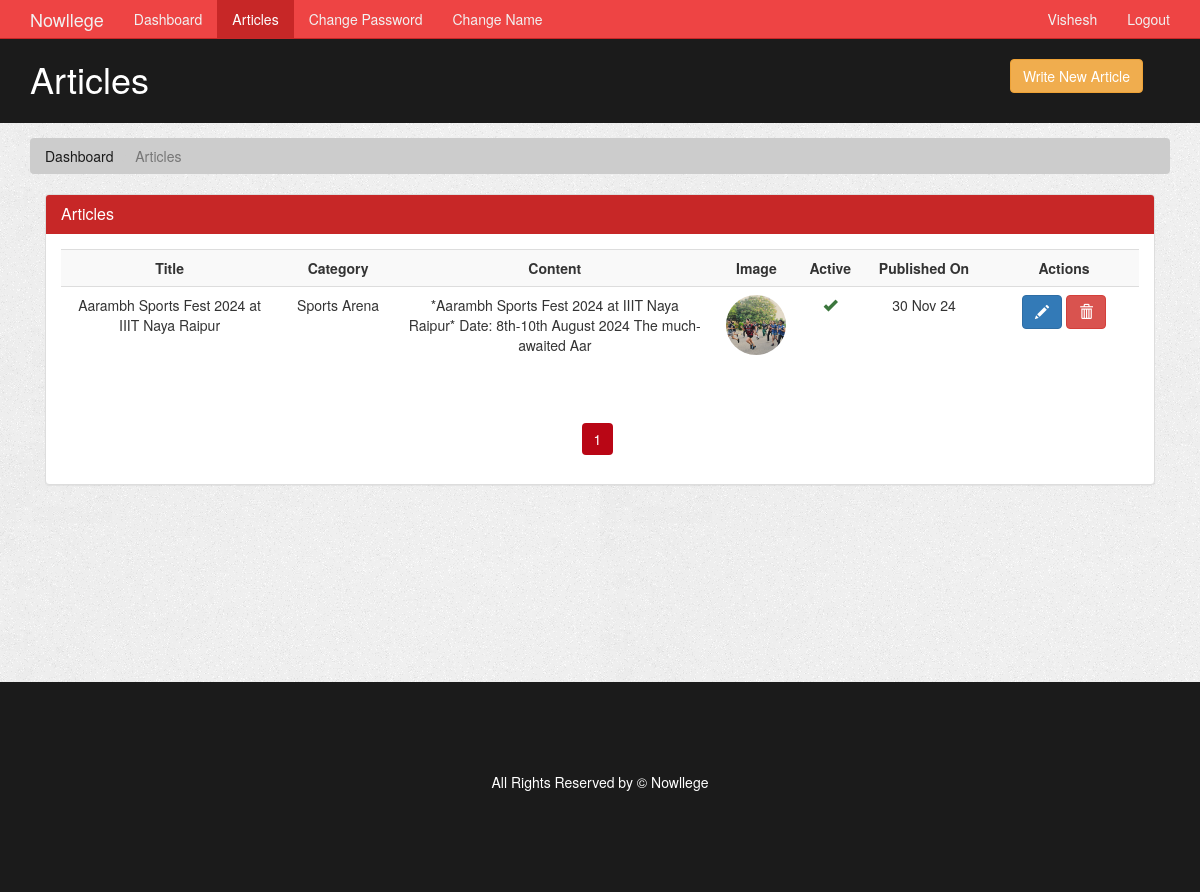
The page /author/articles.php (signed in) on the database its author committed.
### tables this page shows
CREATE TABLE `article` (
  `article_id` int(11) NOT NULL,
  `category_id` int(11) NOT NULL,
  `author_id` int(11) NOT NULL,
  `article_title` varchar(250) NOT NULL,
  `article_image` varchar(200) NOT NULL,
  `article_description` text NOT NULL,
  `article_date` date NOT NULL,
  `article_trend` tinyint(4) NOT NULL,
  `article_active` tinyint(4) NOT NULL
);

CREATE TABLE `category` (
  `category_id` int(11) NOT NULL,
  `category_name` varchar(45) NOT NULL,
  `category_color` varchar(35) NOT NULL,
  `category_image` varchar(250) NOT NULL,
  `category_description` varchar(350) NOT NULL
);

### author/articles.php (the view, shortened to what this page needs)
<?php
  require('./includes/nav.inc.php');
?>
<section id="breadcrumb">
  <div class="container">
    <ol class="breadcrumb">
      <li><a href="./index.php">Dashboard</a></li>
      <li class="active">Articles</li>
    </ol>
  </div>
</section>
<section id="main">
  <div class="container">
    <div class="col-md-12">
      <?php
        $limit = 5;
        if(isset($_GET['page'])) {
          $page = $_GET['page'];
        }else {
          $page = 1;
        }
        $offset = ($page - 1) * $limit;
        $sql = "SELECT article.article_title,
                article.article_id,
                article.article_date,
                article.article_image,
                article.article_active,
                article.article_description,
                category.category_name
                FROM article, category
                WHERE article.author_id = {$author_id}
                AND article.category_id = category.category_id
                ORDER BY article.article_date DESC,
                article.article_id DESC
                LIMIT {$offset},{$limit}";
        $result = mysqli_query($con,$sql);
        $row = mysqli_num_rows($result);
      ?>
      <div class="panel panel-default">
        <div class="panel-heading main-color-bg">
          <h3 class="panel-title">Articles</h3>
        </div>
        <div class="panel-body">
          <table class="table table-striped table-hover article-table">
            <tr>
              <th style="min-width: 200px">Title</th>
              <th style="min-width: 120px">Category</th>
              <th style="min-width: 250px">Content</th>
              <th style="min-width: 90px">Image</th>
              <th style="min-width: 50px">Active</th>
              <th style="min-width: 130px">Published On</th>
              <th style="min-width: 150px">Actions</th>
            </tr>
            <?php
                if($row > 0) {
                  while($data = mysqli_fetch_assoc($result)) {
                    $category_name = $data['category_name'];
                    $article_id = $data['article_id'];
                    $article_title = $data['article_title'];
                    $article_desc = $data['article_description'];
                    $article_image = $data['article_image'];
                    $article_date = $data['article_date'];
                    $article_active = $data['article_active'];
                    $article_desc = substr($article_desc,0,100);
                    $article_date = date("d M y",strtotime($article_date));
                    echo '
                      <tr>
                        <td>
                          '.$article_title.'
                        </td>
                        <td>
                          '.$category_name.'
                        </td>
                        <td>
                          '.$article_desc.'
                        </td>
                        <td>
                          <img src="../assets/images/articles/'.$article_image.'" />
                        </td>
                        <td>';
                        if($article_active > 0) {
                          echo '<span class="glyphicon glyphicon-ok text-success"></span>';
                        }
                        else {
                          echo '<span class="glyphicon glyphicon-remove text-danger"></span>';
                        }
                        echo '
                        </td>
                        <td>
                          '.$article_date.'
                        </td>
                        <td>
                          <a class="btn btn-primary" href="./edit-article.php?id='.$article_id.'">
                            <span class="glyphicon glyphicon-pencil"></span>
                          </a>
                          <a class="btn btn-danger" href="javascript:deleteConfirm('.$article_id.')">
                            <span class="glyphicon glyphicon-trash"></span>
                          </a>
                        </td>
                      </tr>
                    ';
                  }
                }
              ?>
          </table>
        </div>
        <div class="text-center">
          <ul class="pagination pg-red">
            <?php
              $paginationQuery = "SELECT * FROM article WHERE author_id = $author_id ";
              $paginationResult = mysqli_query($con, $paginationQuery);
              if(mysqli_num_rows($paginationResult) > 0) {
                $total_articles = mysqli_num_rows($paginationResult);
                $total_page = ceil($total_articles / $limit);
                for($i = 1; $i <= $total_page; $i++) {
                  $active = "";
                  if($i == $page) {
                    $active = "active";
                  }
                  echo '<li class="page-item '.$active.'"><a href="./articles.php?page='.$i.'" class="page-link">'.$i.'</a></li>';
                }
              }
            ?>
          </ul>
        </div>
      </div>
    </div>
  </div>
</section>
<?php
  require('./includes/footer.inc.php')
?>

### assets/css/admin/style.css (style rules this page uses)
body { background-color: black; background-image: url(../partials/imageonline-co-noisedimage.jpg); }
.main-color-bg { background-color: var(--primary-color) !important; border-color: var(--primary-color) !important; color: #ffffff !important; }
.breadcrumb { background: #cccccc; color: rgb(27, 27, 27); }
.breadcrumb a { color: rgb(27, 27, 27); }
.article-table td img { border-radius: 50%; object-fit: cover; height: 6rem; width: 6rem; }
.article-table th, .article-table td { text-align: center; }
.pagination > li > a, .pagination > li > span { border-radius: var(--border-radius); margin: 5px; border: none; color: var(--dark-color); cursor: pointer; }
.pagination > .active > a, .pagination > .active > a:focus, .pagination > .active > a:hover, .pagination > .active > span, .pagination > .active > span:focus, .pagination > .active > span:hover { z-index: 3; color: #fff; cursor: default; background-color: var(--active-color); border-color: none; }
#main { min-height: 57.2vh; }

### assets/css/partials/1-variables.css (style rules this page uses)
:root { --primary-color: #c72727; --secondary-color: #f99500; --light-color: #f1f1f1; --dark-color: #50514f; --black-color: #333333; --tag-trend-color: #fa163f; --tag-yellow-color: #ffbe0b; --tag-purple-color: #8338ec; --tag-blue-color: #3a86ff; --tag-green-color: #00ff73; --tag-orange-color: #ef4339; --tag-pink-color: #ff0a54; --tag-brown-color: #663f3f; --hover-color: #ee4444; --active-color: #b90615; --ts-vs: 0.56rem; --ts-sml: 0.8rem; --ts-md: 1.1rem; --ts-lg: 1.25rem; --hs-vs: 1.3rem; --hs-sml: 2rem; --hs-md: 2.5rem; --hs-lg: 3rem; --ff-monts: "Montserrat", sans-serif; --ff-nunito: "Nunito Sans", sans-serif; --ff-noto: "Noto Serif", serif; --ff-robo: "Roboto", sans-serif; --border-radius: 5px; }

### rows shown on the page
article: article_title "Aarambh Sports Fest 2024 at IIIT Naya Raipur", category.category_name "Sports Arena", article_description "*Aarambh Sports Fest 2024 at IIIT Naya Raipur* Date: 8th-10th August 2024 The much-awaited Aar", article_image (picture), article_active 1 (drawn), article_date "30 Nov 24"

### other values the page prints
$author_name "Vishesh"
$page_title "Articles"
